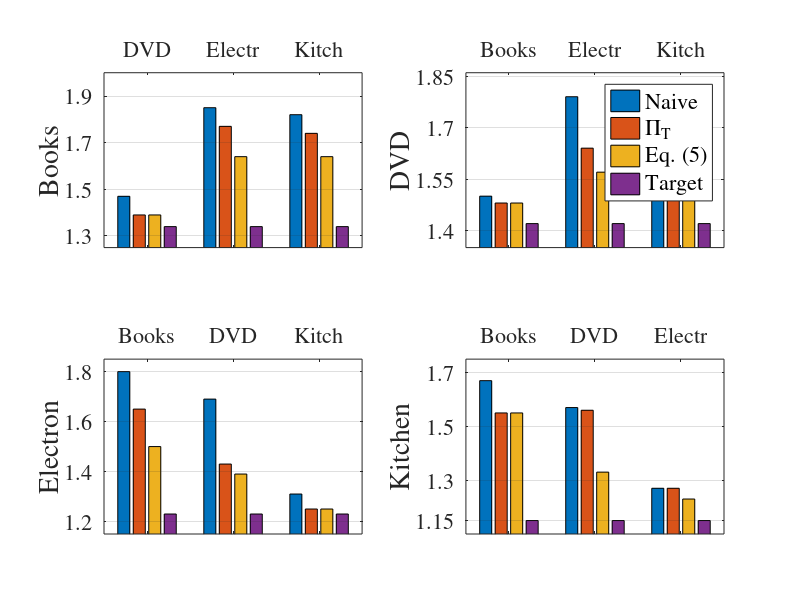

Write the MATLAB code that produced this figure.
%% Target: Books
% X = [1.47 1.41 1.34; 1.85 1.58 1.34; 1.82 1.69 1.34];
% Y = [0.04 0.04 0.06; 0.03 0.06 0.06; 0.03 0.05 0.06];

X = [1.47 1.39 1.39 1.34; 1.85 1.77 1.64 1.34; 1.82 1.74 1.64 1.34];
Y = [0.04 0.03 0.03 0.06; 0.03 0.08 0.08 0.06; 0.03 0.06 0.04 0.06];

h = subplot(2,2,1); bar(X);
ylabel('Books')
set(h,'XAxisLocation', 'top')
set(h,'XTickLabel', {'DVD';'Electr';'Kitch'})
set(h,'YLim',[1.25 2.0]);
set(h,'YTick',[1.3 1.5 1.7 1.9]);
set(h,'YGrid','on');

set(get(h, 'XLabel'), 'FontName', 'Times');
set(get(h, 'XLabel'), 'FontSize', 20);

set(h, 'FontName', 'Times');
set(h, 'FontSize', 16);
set(get(h, 'YLabel'), 'FontName', 'Times');
set(get(h, 'YLabel'), 'FontSize', 20);
%set(get(h, 'YLabel'), 'Position', [0.32 1.4188 1.00011])

%% drawErrorBars(X,Y)

%% Target: DVDs
X = [1.5  1.48 1.48 1.42; 1.79 1.64 1.57 1.42; 1.74  1.74 1.58 1.42];
Y = [0.05 0.09 0.04 0.04; 0.06 0.06 0.04 0.04; 0.04 0.12 0.07 0.04];
% X = [1.5 1.5 1.42; 1.79 1.59 1.42; 1.74 1.56 1.42];
% Y = [0.05 0.04 0.04; 0.06 0.05 0.04; 0.04 0.05 0.04];

h = subplot(2,2,2); bar(X);
ylabel('DVD');
set(h,'XAxisLocation', 'top');
set(h,'XTickLabel', {'Books';'Electr';'Kitch'})
%%set(h,'XTickLabel',[])
set(h,'YLim',[1.35 1.86]);
set(h,'YTick',[1.4 1.55 1.7 1.85]);
set(h,'YGrid','on');

set(h, 'FontName', 'Times');
set(h, 'FontSize', 16);
set(get(h, 'YLabel'), 'FontName', 'Times');
set(get(h, 'YLabel'), 'FontSize', 20);
% set(get(h, 'YLabel'), 'Position', get(get(h, 'YLabel'), 'Position') - [0.05 0 0])

% drawErrorBars(X,Y)
lh = legend('Naive', '\Pi_T', 'Eq. (5)', 'Target')
set(lh,'Location','NorthEast')
set(lh,'FontName','Times')
set(lh, 'FontSize', 16)

% %% Target: Electronics
X = [1.8  1.65 1.5 1.23; 1.69  1.43 1.39 1.23; 1.31 1.25 1.25 1.23];
Y = [0.03 0.10 0.05 0.03; 0.04 0.04 0.04 0.03; 0.03 0.01 0.01 0.03];
% % X = [1.8 1.6 1.23; 1.69 1.4 1.23; 1.31 1.25 1.23];
% % Y = [0.03 0.06 0.03; 0.04 0.05 0.03; 0.03 0.04 0.03];
% % 
h = subplot(2,2,3); bar(X);
ylabel('Electron');
set(h,'XAxisLocation', 'top');
set(h,'XTickLabel', {'Books';'DVD';'Kitch'})
%%set(h,'XTickLabel',[])
set(h,'YLim',[1.15 1.85]);
set(h,'YTick',[1.2 1.4 1.6 1.8]);
set(h,'YGrid','on');

set(h, 'FontName', 'Times');
set(h, 'FontSize', 16);
set(get(h, 'YLabel'), 'FontName', 'Times');
set(get(h, 'YLabel'), 'FontSize', 20);
% set(get(h, 'YLabel'), 'Position', get(get(h, 'YLabel'), 'Position') - [0.05 0 0])

% drawErrorBars(X,Y)
% 
% %% Target: Kitchen
X = [1.67 1.55 1.55 1.15; 1.57 1.56 1.33 1.15; 1.27 1.27 1.23 1.15];
Y = [0.06 0.09 0.06 0.03; 0.06 0.04 0.06 0.03; 0.06 0.04 0.07 0.03];
% X = [1.67 1.49 1.15; 1.57 1.36 1.15; 1.27 1.25 1.15];
% Y = [0.06 0.06 0.03; 0.06 0.04 0.03; 0.06 0.02 0.03];
% 
h = subplot(2,2,4); bar(X);
ylabel('Kitchen');
set(h,'XAxisLocation', 'top');
set(h,'XTickLabel', {'Books';'DVD';'Electr'})
%%set(h,'XTickLabel',[])
set(h,'YLim',[1.1 1.75]);
set(h,'YTick',[1.15 1.3 1.5 1.7]);
set(h,'YGrid','on');

set(h, 'FontName', 'Times');
set(h, 'FontSize', 16);
set(get(h, 'YLabel'), 'FontName', 'Times');
set(get(h, 'YLabel'), 'FontSize', 20);
% set(get(h, 'YLabel'), 'Position', get(get(h, 'YLabel'), 'Position') - [0.05 0 0])
% 
% drawErrorBars(X,Y)

c = [1 0.25 0.25; 0.5 1 0.5; 0.75 0.25 0.75; 0.5 0.5 1];
colormap(c)

% th = text(2.3,4.7,'Source')
% set(th, 'FontName', 'Times')
% set(th, 'FontSize', 24)
% 
% th = text(-4.2,1.6,'Target')
% set(th, 'FontName', 'Times')
% set(th, 'FontSize', 24)
% set(th, 'Rotation', 90)